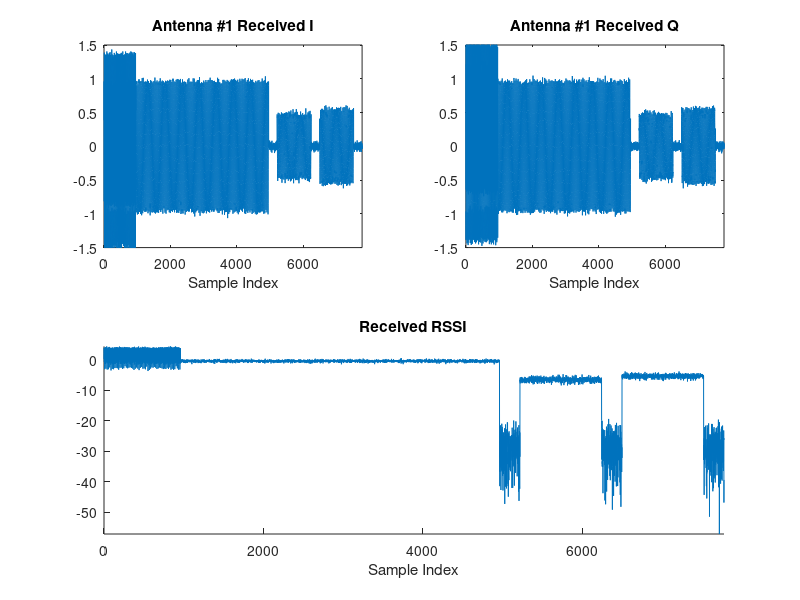
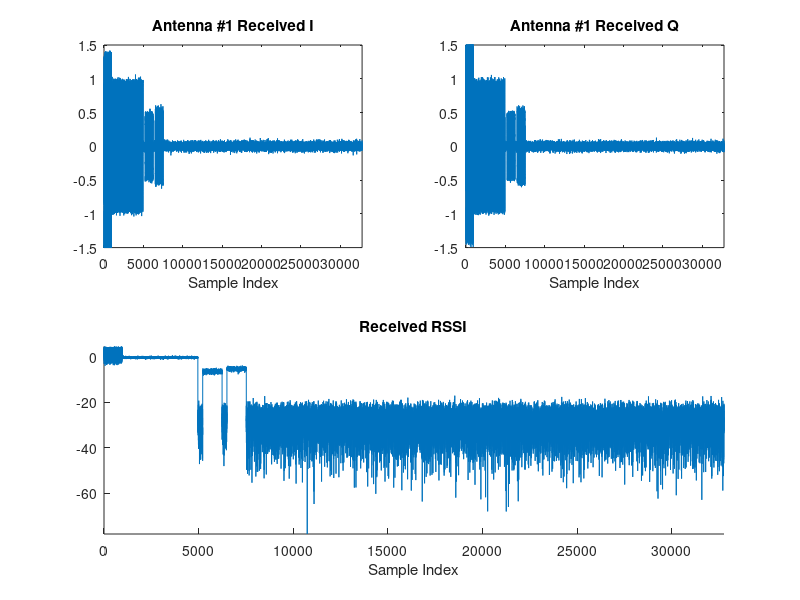
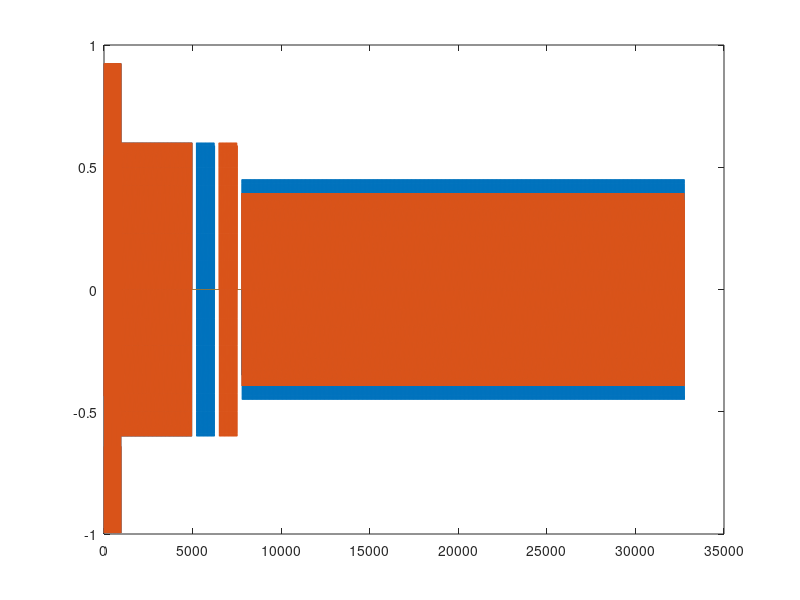
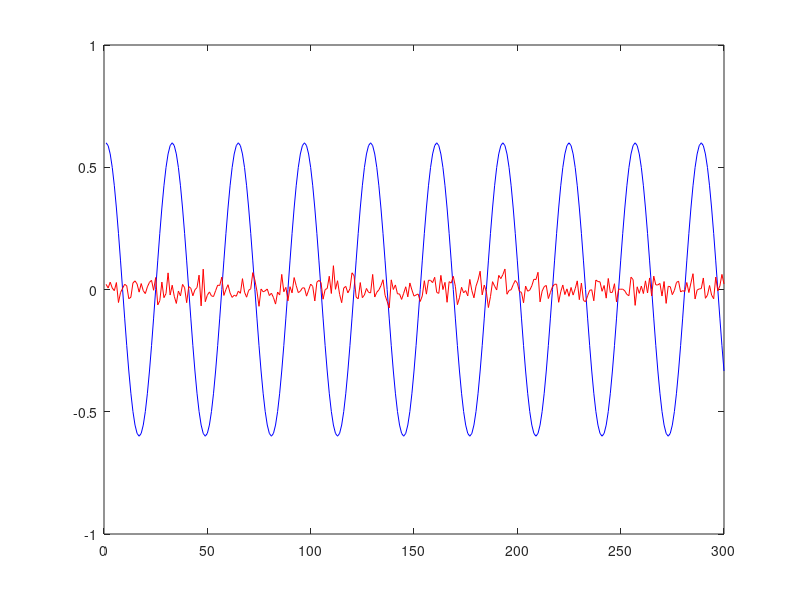

Write MATLAB code to recreate these figures, in order.
%%%%%%%%%%%%%%%%%%%%%%%%%%%%%%%%%%%%%%%%%%%%%%%%%%%%%%%%%%%%%%%%%%%%%%%%%%%
% zeroForce_v1.m
% By Evan Everett, leveraging example code form Mango Comm. 
% In this example, we estimate the MIMO channel matrix between two 
% communication nodes equipped with mutliple antennas. Narrowband 
% communication is assumed. The number of transmit and receive antennas
% can be specified arbitrarily at the beggining of the script. But if 
% running in harwdare mode, must match your hardware configuration. 
%
% The training pilots are constructed orthogonal in time: Each transmit
% antenna is given its own slot in which to transmit a pilot. The receiver
% then estimates the channels from each transmit antenna to each of its 
% receive antennas using the orthogonal pilots. 
%
% After the channel is estimated, a packet is transmitted which
% is zero-forced to one of the received antennas but not to the other antennas. 
%%%%%%%%%%%%%%%%%%%%%%%%%%%%%%%%%%%%%%%%%%%%%%%%%%%%%%%%%%%%%%%%%%%%%%%%%%%
clear; 
clc; 
close all;

cf = 0;

%%%%%%%%%%%%%%%%%  User Parameters  %%%%%%%%%%%%%%
USE_AGC = true;
USE_WARPLAB_TXRX = false;

%Use sane defaults for hardware-dependent params in sim-only version
maxTxLength = 32768;
sampFreq = 40e6;
TXRX_DELAY = 0;

NUMNODES = 2; %must be set to 2 for now

% choose how many transmit and receive antennas
% you wish to use. Can be arbitrarty in simulation, 
% when using with WARP boards, must be less than 4. 
numTxAntennas = 2;
numRxAntennas = 1;

% There is ringing in the recived sigal 
% that lasts nearly 4e3 samples. 
% We will just transmit a sinusoid in that window. 
numSamplesLetSettle = 4e3;

% choose the length of the pilot signal. Longer 
% pilots lead to better estimation accuracy but more overhead.
pilotLength = 1024; % length of per-antenna pilot symbol in samples

% Pilot tone frequency. 
% The pilot will be a tone at a given frequency. %
% the frequency should be the center frequency around which communication will occur. 
pilotToneFrequency = 1.25e6;

% Choose the length of the guard interval between pilots from each antenna. 
% This may not be necessary, but it does greatly aid in the visualization of 
% the orthogonal pilots
guardIntervalLength = 256;

% Payload tone frequency
% The payload will just be a tone, pick its frequency. 
% Can be the same as as the pilotToneFrequency
payloadToneFreq = 1.25e6;

NUM_SHORT_SYMS_REP = 30;

%%%%%%%%% Simulation Parameters %%%%%%%%%%%%%%%%
% Choose a SNR for the sim-only version. 
snr_dB = 30;


if USE_WARPLAB_TXRX
	%%%%%%%%%%%%%%%%%%%%%%%%%%%%%%%%%%%%%%%%%%%%%%%%%%%%%%%%%%%%%%%%%%%%%%%%%%%
	% Set up the WARPLab experiment
	%%%%%%%%%%%%%%%%%%%%%%%%%%%%%%%%%%%%%%%%%%%%%%%%%%%%%%%%%%%%%%%%%%%%%%%%%%%

	USE_AGC = true;

	%External trigger mode requires a connection from TRIGOUT_D0 on node 0
	% to TRIGIN_D3 on node 1 (see http://warpproject.org/w/WARPLab/Examples for details)
	USE_EXTERNAL_TRIGGER = true;
	TXRX_DELAY = 45; % not exact

	%Create a vector of node objects
	% Note: comment out wl_initNodes after running once to keep constant
	%  phase offsets among nodes sharing an RF reference clock.
	%  wl_initNodes() executes a reset of the MAX2829 transceivers, which
	%  forces a re-tune of the PLL, which changes the inter-node phases.
	nodes = wl_initNodes(NUMNODES);

	%Create a UDP broadcast trigger and primary node to be ready for it
	eth_trig = wl_trigger_eth_udp_broadcast;

	%TODO: Only trigger the transmitting node with an Ethernet trigger
	nodes.wl_triggerManagerCmd('add_ethernet_trigger',[eth_trig]);

	%Read Trigger IDs into workspace
	[T_IN_ETH,T_IN_ENERGY,T_IN_AGCDONE,T_IN_REG,T_IN_D0,T_IN_D1,T_IN_D2,T_IN_D3] =  wl_getTriggerInputIDs(nodes(1));
	[T_OUT_BASEBAND, T_OUT_AGC, T_OUT_D0, T_OUT_D1, T_OUT_D2, T_OUT_D3] = wl_getTriggerOutputIDs(nodes(1));

	%For the transmit node, we will allow Ethernet to trigger the buffer
	%baseband, the AGC, and debug0 (which is mapped to pin 8 on the debug
	%header)
	nodes(1).wl_triggerManagerCmd('output_config_input_selection',[T_OUT_BASEBAND,T_OUT_D0],[T_IN_ETH,T_IN_REG]);

	if(USE_EXTERNAL_TRIGGER)
	    %For the receive node, we will allow debug3 (mapped to pin 15 on the
	    %debug header) to trigger the buffer baseband, and the AGC
	    nodes(2).wl_triggerManagerCmd('output_config_input_selection',[T_OUT_BASEBAND,T_OUT_AGC],[T_IN_D3]);
	else
	    nodes(2).wl_triggerManagerCmd('output_config_input_selection',[T_OUT_BASEBAND,T_OUT_AGC],[T_IN_ETH,T_IN_REG]);
	end

	%For the receive node, we enable the debounce circuity on the debug 3 input
	%to deal with the fact that the signal may be noisy.
	nodes(2).wl_triggerManagerCmd('input_config_debounce_mode',[T_IN_D3],'enable'); 

	%Since the debounce circuitry is enabled, there will be a delay at the
	%receiver node for its input trigger. To better align the transmitter and
	%receiver, we can artifically delay the transmitters trigger outputs that
	%drive the buffer baseband and the AGC.
	nodes(1).wl_triggerManagerCmd('output_config_delay',[T_OUT_BASEBAND,T_OUT_AGC],[50]); %50ns delay

	%Get IDs for the interfaces on the boards. Since this example assumes each
	%board has the same interface capabilities, we only need to get the IDs
	%from one of the boards
	[RFA,RFB] = wl_getInterfaceIDs(nodes(1));

	%Set up the interface for the experiment
	wl_interfaceCmd(nodes,'RF_ALL','tx_gains',3,30);
	wl_interfaceCmd(nodes,'RF_ALL','channel',2.4,11);

	if(USE_AGC)
	    wl_interfaceCmd(nodes,'RF_ALL','rx_gain_mode','automatic');
	    wl_basebandCmd(nodes,'agc_target',-10);
	    wl_basebandCmd(nodes,'agc_trig_delay', 500);
	else
	    wl_interfaceCmd(nodes,'RF_ALL','rx_gain_mode','manual');
	    RxGainRF = 1; %Rx RF Gain in [1:3]
	    RxGainBB = 17; %Rx Baseband Gain in [0:31]
	    wl_interfaceCmd(nodes,'RF_ALL','rx_gains',RxGainRF,RxGainBB);
	end


	%We'll use the transmitter's I/Q buffer size to determine how long our
	%transmission can be
	maxTxLength = nodes(2).baseband.txIQLen;

end % if USE_WARPLAB_TXRX

%%%%%%%%%%%%%%%%%%%%%%%%%%%%%%%%%%%%%%%%%%%%%%%%%%%%%%%%%%%%%%%%%%%%%%%%%%%
% Signal processing to generate transmit signal for channel estimation
%%%%%%%%%%%%%%%%%%%%%%%%%%%%%%%%%%%%%%%%%%%%%%%%%%%%%%%%%%%%%%%%%%%%%%%%%%%

Ts = 1/sampFreq;

% First generate the preamble for AGC. The preamble corresponds to the
% short symbols from the 802.11a PHY standard
shortSymbol_freq = [0 0 0 0 0 0 0 0 1+i 0 0 0 -1+i 0 0 0 -1-i 0 0 0 1-i 0 0 0 -1-i 0 0 0 1-i 0 0 0 0 0 0 0 1-i 0 0 0 -1-i 0 0 0 1-i 0 0 0 -1-i 0 0 0 -1+i 0 0 0 1+i 0 0 0 0 0 0 0].';
shortSymbol_freq = [zeros(32,1);shortSymbol_freq;zeros(32,1)];
shortSymbol_time = ifft(fftshift(shortSymbol_freq));
shortSymbol_time = (shortSymbol_time(1:32).')./max(abs(shortSymbol_time));
shortsyms_rep = repmat(shortSymbol_time,1,NUM_SHORT_SYMS_REP);

timeForSettlinSymbols = [0:Ts:numSamplesLetSettle*Ts].';
symbolsToLetReceiverSettle = .6 * exp (timeForSettlinSymbols*j*2*pi*pilotToneFrequency);

% preamble = shortsyms_rep;
% preamble = preamble(:);

preamble = [shortsyms_rep(:) ; symbolsToLetReceiverSettle(:)];

% Create time vector(Sample Frequency is Ts (Hz))
t = [0:Ts:((maxTxLength-length(preamble)-1))*Ts].'; 




% create the pilot signal
signalPilot = 0.6 * exp (t(1:pilotLength)*j*2*pi*pilotToneFrequency);

% this will be the zero vectore transmitted when another antennas is sending its training
zeroPilot = zeros(size(signalPilot));

% guard interval to place between different
% fields within the packet. Mostly to eas visualization. 
gaurdInterval = zeros(guardIntervalLength,1);

pktLength = length(preamble) + numTxAntennas*pilotLength ...
            + (numTxAntennas + 1) * guardIntervalLength;

trainSignal = zeros(pktLength ,numTxAntennas);

pilotStencil = repmat([gaurdInterval; signalPilot],numTxAntennas,1);

txPilotStartIndices = zeros(1,numTxAntennas);

% orthogonal training symbols for each of the antennas
for txAntenna = 1:numTxAntennas;
	% Indicator vector for which antenna we are crafting pilot for. 
	antennaIndicator = (txAntenna == 1:numTxAntennas);

	% Mask that will zero out the training pilot for all but slot assigned to active antenna
	orthogonalTrainMask = repmat(antennaIndicator, guardIntervalLength+pilotLength,1);
	orthogonalTrainMask = reshape(orthogonalTrainMask, numTxAntennas*(guardIntervalLength+pilotLength), 1);

	% Create the train signal
	trainSignal(:,txAntenna) = [preamble; orthogonalTrainMask .* pilotStencil; gaurdInterval; ];

	txPilotStartIndices(txAntenna) = length(preamble) + (txAntenna-1) * pilotLength ...
											+ txAntenna * guardIntervalLength + TXRX_DELAY;
end


%%%%%%%%%%%%%%%%%%%%%%%%%%%%%%%%%%%%%%%%%%%%%%%%%%%%%%%%%%%%%%%%%%%%%%%%%%%
% The channel
%%%%%%%%%%%%%%%%%%%%%%%%%%%%%%%%%%%%%%%%%%%%%%%%%%%%%%%%%%%%%%%%%%%%%%%%%%%
if USE_WARPLAB_TXRX == false;

	% generate a random channel matrix
	H = rand(numRxAntennas,numTxAntennas) + j*rand(numRxAntennas,numTxAntennas); 

	% generate an AWGN noise vector
	rx_noise = (1/db2mag(snr_dB)) *  complex(randn(numRxAntennas,pktLength), ...
	                                         randn(numRxAntennas,pktLength)) .';

	% apply the channel model. 
	rx_IQ = (H * trainSignal .') .' + rx_noise;
	rx_RSSI = mag2db(abs(rx_IQ));

else
	node_tx = nodes(1);
	node_rx = nodes(2);
	% RF_TX = RFA;
	% RF_RX = RFA;


	%%%%%%%%%%%%%%%%%%%%%%%%%%%%%%%%%%%%%%%%%%%%%%%%%%%%%%%%%%%%%%%%%%%%%%%%%%%
	% Transmit and receive signal using WARPLab
	%%%%%%%%%%%%%%%%%%%%%%%%%%%%%%%%%%%%%%%%%%%%%%%%%%%%%%%%%%%%%%%%%%%%%%%%%%%

	txLength = length(trainSignal);

	%Set up the baseband for the experiment
	wl_basebandCmd(nodes,'tx_delay',0);
	wl_basebandCmd(nodes,'tx_length',txLength);

	wl_basebandCmd(node_tx,[RFA, RFB], 'write_IQ', trainSignal);
	wl_interfaceCmd(node_tx, RFA+RFB,'tx_en');
	wl_interfaceCmd(node_rx, RFA,'rx_en');

	wl_basebandCmd(node_tx, RFA+RFB,'tx_buff_en');
	wl_basebandCmd(node_rx, RFA,'rx_buff_en');

	eth_trig.send();
	rx_IQ = wl_basebandCmd(node_rx,[RFA],'read_IQ', 0, txLength);
	rx_RSSI = mag2db(abs(rx_IQ));  % for now. We'll fix this later.   

	wl_basebandCmd(nodes,'RF_ALL','tx_rx_buff_dis');
	wl_interfaceCmd(nodes,'RF_ALL','tx_rx_dis');
end

%%%%%%%%%%%%%%%%%%%%%%%%%%%%%%%%%%%%%%%%%%%%%%%%%%%%%%%%%%%%%%%%%%%%%%%%%%%
% Signal processing to estimate channel from received signal
%%%%%%%%%%%%%%%%%%%%%%%%%%%%%%%%%%%%%%%%%%%%%%%%%%%%%%%%%%%%%%%%%%%%%%%%%%%

% --- Slice out the pilots for estimating each element of the channel matrix ----
% Create a matrix with numTxAntennas*numRxAntennas columns and pilotLength rows.
% Each column vector is the pilots for estimating one of the elements of the 
% channel matrix, the the rows correspond to the elements of the channel matrix


% The below two blocks are identical functionally but the
% first block is more efficient. The second block is more readable
% and hence we leave it commented. 
rx_pilots = zeros(pilotLength, numTxAntennas*numRxAntennas);
for txAntenna = 1:numTxAntennas

	pilots = rx_IQ(txPilotStartIndices(txAntenna)+1 ...
		           : txPilotStartIndices(txAntenna)+pilotLength,:);

	rx_pilots(:,(txAntenna-1)*numRxAntennas+1 : ...
		         txAntenna*numRxAntennas) = pilots;
						    
end

% rx_pilots = zeros(pilotLength,0);
% for txAntenna = 1:numTxAntennas
% 	rx_pilots = [rx_pilots, rx_IQ(txPilotStartIndices(txAntenna)+1 : ...
% 		                          txPilotStartIndices(txAntenna)+pilotLength,:)];
% end



% just divide each by the pilots
H_est = reshape(mean(rx_pilots ./ repmat(signalPilot,1,numTxAntennas*numRxAntennas)),numRxAntennas,numTxAntennas);

if USE_WARPLAB_TXRX == false;

	% compute the average channel estimatio error
	channelEstimationError = pow2db (mean(reshape(abs(H - H_est).^2 ./ abs(H).^2, ...
		numTxAntennas*numRxAntennas,1) ));
	fprintf('Channel estimation error is %.2f dB\n', channelEstimationError)
end


%%%%%%%%%%%%%%%%%%%%%%%%%%%%%%%%%%%%%%%%%%%%%%%%%%%%%%%%%%%%%%%%%%%%%%%%%%%
% Visualize results for channel estimation 
%%%%%%%%%%%%%%%%%%%%%%%%%%%%%%%%%%%%%%%%%%%%%%%%%%%%%%%%%%%%%%%%%%%%%%%%%%%

cf = cf+1;
figure(cf);clf;
colorOrder = get(gca, 'ColorOrder');
for rxAnt = 1:numRxAntennas
	ax(rxAnt,1) = subplot(numRxAntennas+1,2,2*(rxAnt-1)+1);
	plot(0:(length(rx_IQ)-1),real(rx_IQ(:,rxAnt)), 'color', colorOrder(rxAnt,:))
	xlabel('Sample Index')
	title(strcat('Antenna #', num2str(rxAnt), ' Received I'))
	axis tight;
	ylim([-1.5,1.5]);

	ax(rxAnt,2) = subplot(numRxAntennas+1,2,2*(rxAnt-1)+2);
	plot(0:(length(rx_IQ)-1),imag(rx_IQ(:,rxAnt)), 'color', colorOrder(rxAnt,:))
	xlabel('Sample Index')
	title(strcat('Antenna #', num2str(rxAnt), ' Received Q'))
	axis tight
	ylim([-1.5,1.5])
end

linkaxes(ax,'x')
subplot(numRxAntennas+1,1,numRxAntennas+1)
hold on
for rxAnt = 1:numRxAntennas
	plot(0:(length(rx_RSSI)-1),rx_RSSI(:,rxAnt), 'color', colorOrder(rxAnt,:))
end
hold off
%legend('RFA','RFB','location','southeast')
axis tight
xlabel('Sample Index')
title('Received RSSI')

%%%%%%%%%%%%%%%%%%%%%%%%%%%%%%%%%%%%%%%%%%%%%%%
% Create the transit signal, 
%%%%%%%%%%%%%%%%%%%%%%%%%%%%%%%%%%%%%%%%%%%%%%%

payloadLength = maxTxLength - length(trainSignal);

txLength = maxTxLength;

% create time index for the payload
t = [0:Ts:((payloadLength-1))*Ts].'; 

payload = .6*exp(t*j*2*pi*payloadToneFreq); %5 MHz sinusoid as our "payload" for RFA

% modulate with a a quare wave at mush lower frequency
%payload = (.5 * (1 + square(t*payloadToneFreq/10))) .* payload; 

% maximal ratio combining
%precoder = H_est';

%precoder = [1 ; 1]./sum(H_est)

% null combining
precoder = null(H_est);

payload_precoded = (precoder * payload .') .';

max_mag = max(max(abs(payload_precoded)));
if max(abs(payload_precoded)) > 1
	payload_precoded = 0.9 * payload_precoded./ max_mag;
	payload = 0.9 * payload ./ max_mag;
	print('payload scaled to avoid clippings')
end

txData = [trainSignal; payload_precoded];

figure; plot(real(txData));


%%%%%%%%%%%%%%%%%%%%%%%%%%%%%%%%%%%%%%%%%%%%%%%%%%%%%%%%%%%%%%%%%%%%%%%%%%%
% The channel
%%%%%%%%%%%%%%%%%%%%%%%%%%%%%%%%%%%%%%%%%%%%%%%%%%%%%%%%%%%%%%%%%%%%%%%%%%%
if USE_WARPLAB_TXRX == false; 

	% generate an AWGN noise vector
	rx_noise = (1/db2mag(snr_dB)) *  complex(randn(numRxAntennas,txLength), ...
	                                         randn(numRxAntennas,txLength)) .';

	% apply the channel model. 
	rx_IQ = (H * txData .') .' + rx_noise;
	rx_RSSI = mag2db(abs(rx_IQ));

else

	%%%%%%%%%%%%%%%%%%%%%%%%%%%%%%%%%%%%%%%%%%%%%%%%%%%%%%%%%%%%%%%%%%%%%%%%%%%
	% Transmit and receive signal using WARPLab
	%%%%%%%%%%%%%%%%%%%%%%%%%%%%%%%%%%%%%%%%%%%%%%%%%%%%%%%%%%%%%%%%%%%%%%%%%%%
	node_tx = nodes(1);
	node_rx = nodes(2);
	% RF_TX = RFA;
	% RF_RX = RFA;

	%Set up the baseband for the experiment
	wl_basebandCmd(nodes,'tx_delay',0);
	wl_basebandCmd(nodes,'tx_length',txLength);

	wl_basebandCmd(node_tx,[RFA, RFB], 'write_IQ', txData);
	wl_interfaceCmd(node_tx, RFA+RFB,'tx_en');
	wl_interfaceCmd(node_rx, RFA,'rx_en');

	wl_basebandCmd(node_tx, RFA+RFB,'tx_buff_en');
	wl_basebandCmd(node_rx, RFA,'rx_buff_en');

	eth_trig.send();
	rx_IQ = wl_basebandCmd(node_rx,[RFA],'read_IQ', 0, txLength);
	rx_RSSI = mag2db(abs(rx_IQ));  % for now. We'll fix this later.   

	wl_basebandCmd(nodes,'RF_ALL','tx_rx_buff_dis');
	wl_interfaceCmd(nodes,'RF_ALL','tx_rx_dis');
end

%%%%%%%%%%%%%%%%%%%%%%%%%%%%%%%%%%%%%%%%%%%%%%%%%%%%%%%%%%%%%%%%%%%%%%%%%%%
% Visualize results for channel estimation 
%%%%%%%%%%%%%%%%%%%%%%%%%%%%%%%%%%%%%%%%%%%%%%%%%%%%%%%%%%%%%%%%%%%%%%%%%%%

cf = cf+1;
figure(cf);clf;
colorOrder = get(gca, 'ColorOrder');
for rxAnt = 1:numRxAntennas
	ax(rxAnt,1) = subplot(numRxAntennas+1,2,2*(rxAnt-1)+1);
	plot(0:(length(rx_IQ)-1),real(rx_IQ(:,rxAnt)), 'color', colorOrder(rxAnt,:))
	xlabel('Sample Index')
	title(strcat('Antenna #', num2str(rxAnt), ' Received I'))
	axis tight;
	ylim([-1.5,1.5]);

	ax(rxAnt,2) = subplot(numRxAntennas+1,2,2*(rxAnt-1)+2);
	plot(0:(length(rx_IQ)-1),imag(rx_IQ(:,rxAnt)), 'color', colorOrder(rxAnt,:))
	xlabel('Sample Index')
	title(strcat('Antenna #', num2str(rxAnt), ' Received Q'))
	axis tight
	ylim([-1.5,1.5])
end

linkaxes(ax,'x')
subplot(numRxAntennas+1,1,numRxAntennas+1)
hold on
for rxAnt = 1:numRxAntennas
	plot(0:(length(rx_RSSI)-1),rx_RSSI(:,rxAnt), 'color', colorOrder(rxAnt,:))
end
hold off
%legend('RFA','RFB','location','southeast')
axis tight
xlabel('Sample Index')
title('Received RSSI')

% get the received pilots
rx_pilots = zeros(pilotLength, numTxAntennas*numRxAntennas);
for txAntenna = 1:numTxAntennas

	pilots = rx_IQ(txPilotStartIndices(txAntenna)+1 ...
		           : txPilotStartIndices(txAntenna)+pilotLength,:);

	rx_pilots(:,(txAntenna-1)*numRxAntennas+1 : ...
		         txAntenna*numRxAntennas) = pilots;
						    
end

% just divide each by the pilots
H_eq = reshape(mean(rx_pilots ./ repmat(signalPilot,1,numTxAntennas*numRxAntennas)),numRxAntennas,numTxAntennas);

if USE_WARPLAB_TXRX == false;

	% compute the average channel estimatio error
	channelEstimationError = pow2db (mean(reshape(abs(H - H_eq).^2 ./ abs(H).^2, ...
		numTxAntennas*numRxAntennas,1) ));
	fprintf('Channel estimation error is %.2f dB\n', channelEstimationError)
end



payloadStart = length(trainSignal) + TXRX_DELAY + 1;

rx_payload = rx_IQ(payloadStart:end);

figure; plot(real(txData))

figure; 
plot(real(payload(1:300)),'b'); hold on
plot(real(rx_payload(1:300)),'r');
ylim([-1,1])
hold off

%rx_payload_eq = rx_payload ./ sum(H_eq);
rx_payload_eq = rx_payload ;

figure; 
plot(real(payload(1:1e3)),'b'); hold on
plot(real(rx_payload_eq(1:1e3)),'r');
ylim([-1,1])
hold off

figure; 
plot(real(payload(1:length(rx_payload_eq))),'b'); hold on
plot(real(rx_payload_eq),'r');
ylim([-1,1])
hold off

% there will be some error at first and last, so igore that
% n_samp_ignore = 0;
% precodingError = pow2db(mean(abs(payload(n_samp_ignore+1:length(rx_payload_eq)-n_samp_ignore) - rx_payload_eq(n_samp_ignore+1:end-n_samp_ignore)).^2));

rssiPreambleStart = length(symbolsToLetReceiverSettle) + 1;

rssiPreambleStop = rssiPreambleStart + numSamplesLetSettle;

rx_RSSI_Samples = rx_IQ(rssiPreambleStart + TXRX_DELAY : rssiPreambleStop + TXRX_DELAY);


powerUnsupressed = pow2db(mean(abs(rx_RSSI_Samples).^2));

powerSupressed = pow2db(mean(abs(rx_payload).^2));

suppression = powerUnsupressed - powerSupressed

